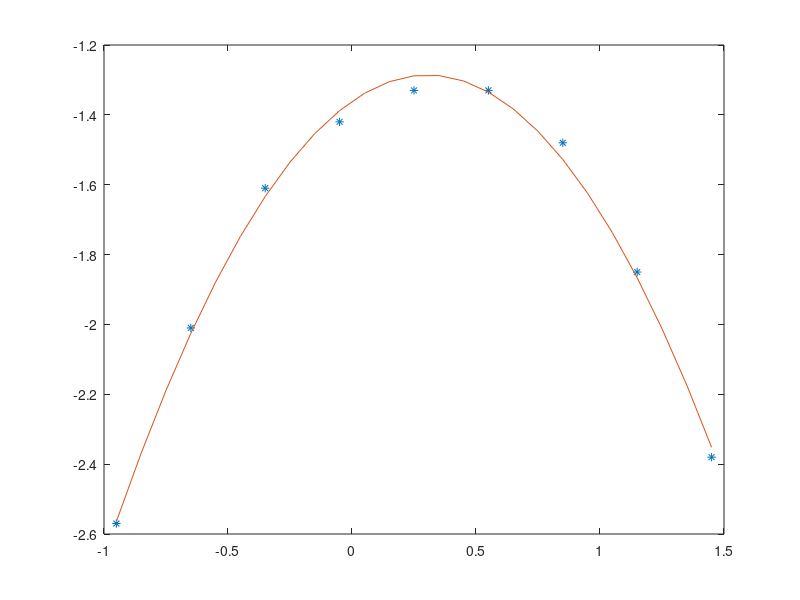

This figure's MATLAB source:
% 1. Seus dados
x = [-0.95, -0.65, -0.35, -0.05, 0.25, 0.55, 0.85, 1.15, 1.45];
y = [-2.57, -2.01, -1.61, -1.42, -1.33, -1.33, -1.48, -1.85, -2.38];

% 2. Montar a conta (o sistema de 3 equações)
% A é a tabela com as somas, B é o resultado das somas
n = length(x);

A = [sum(x.^4) sum(x.^3) sum(x.^2);
     sum(x.^3) sum(x.^2) sum(x);
     sum(x.^2) sum(x)    n];

B = [sum(x.^2 .* y); sum(x .* y); sum(y)];

% 3. Resolver a conta
% K = inv(A)*B
K = A \ B;
a = K(1); b = K(2); c = K(3);

% 4. Desenhar o gráfico
% Cria uma linha suave entre o menor e o maior x
dominio = [min(x):0.1:max(x)];
imagem = a*(dominio.^2) + b*dominio + c;

plot(x, y, '*', dominio, imagem, '-')
